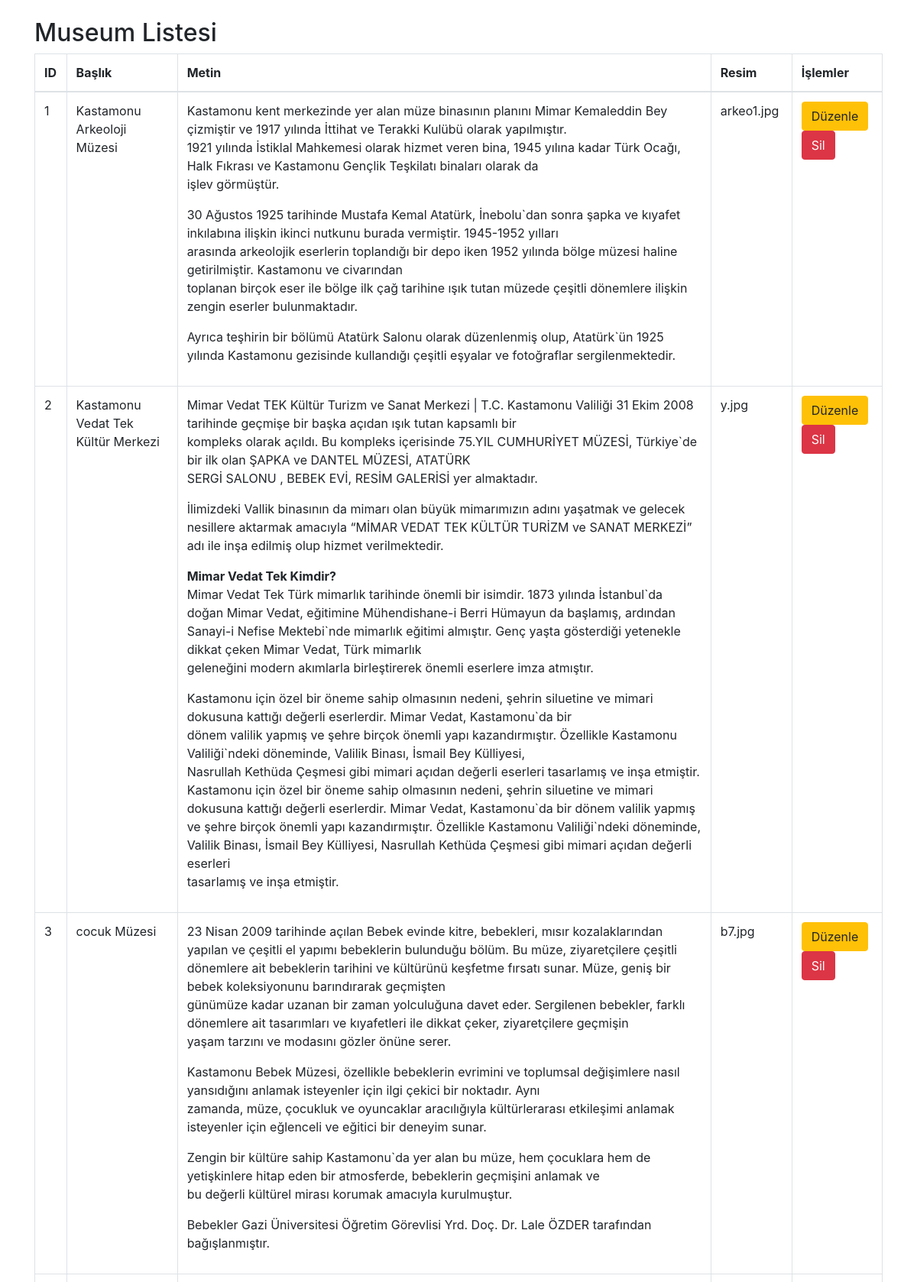
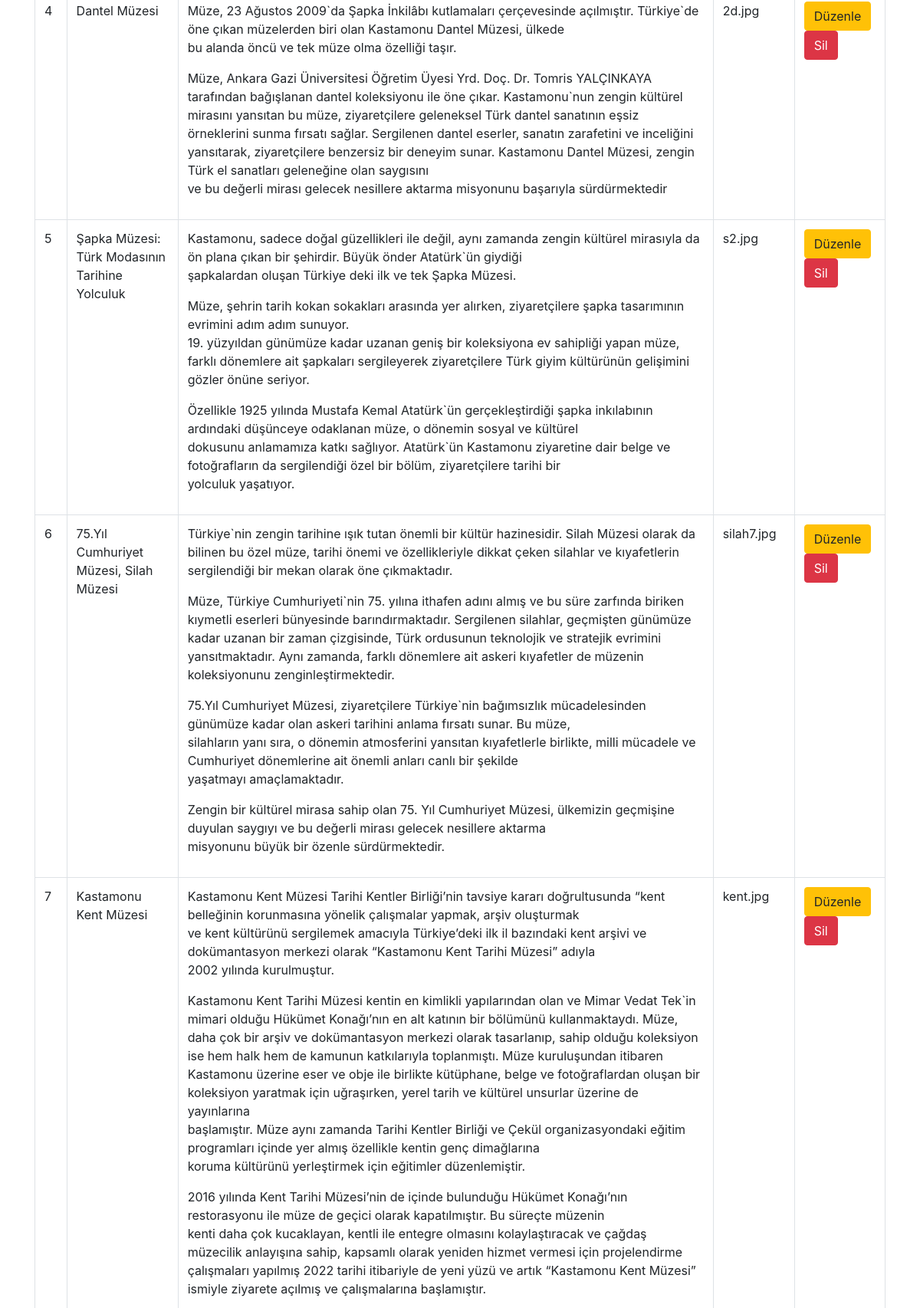
/kastamonuweb/yönetim/admin.php (upper part), run on the app's committed database (2 pictures, top to bottom).
### tables this page shows
CREATE TABLE `museums` (
  `id` int(11) NOT NULL,
  `baslik` varchar(1000) NOT NULL,
  `metin` text NOT NULL,
  `resim` varchar(1000) NOT NULL
);

### kastamonuweb/yönetim/admin.php (the view, shortened to what this page needs)
<?php
$servername = "localhost";
$username = "root";
$password = "";
$database = "museumdb";
$conn = new mysqli($servername, $username, $password, $database);
$sql = "SELECT id, baslik, metin, resim FROM museums";
$result = $conn->query($sql);
?>
<!DOCTYPE html>
<html lang="en">
<head>
    <link rel="stylesheet" href="https://stackpath.bootstrapcdn.com/bootstrap/4.3.1/css/bootstrap.min.css">
</head>
<body>
<div class="container mt-4">
    <h2>Museum Listesi</h2>
    <table class="table table-bordered">
        <thead>
        <tr>
            <th>ID</th>
            <th>Başlık</th>
            <th>Metin</th>
            <th>Resim</th>
            <th>İşlemler</th>
        </tr>
        </thead>
        <tbody>
        <?php
        if ($result->num_rows > 0) {
            while ($row = $result->fetch_assoc()) {
                echo "<tr>";
                echo "<td>" . $row["id"] . "</td>";
                echo "<td>" . $row["baslik"] . "</td>";
                echo "<td>" . $row["metin"] . "</td>";
                echo "<td>" . $row["resim"] . "</td>";
                echo "<td>
                    <a class='btn btn-warning' href='update.php?id=" . $row["id"] . "'>Düzenle</a>
                    <a class='btn btn-danger' href='delete.php?id=" . $row["id"] . "'>Sil</a>
                  </td>";
                echo "</tr>";
            }
        } else {
            echo "<tr><td colspan='5'>Kayıt bulunamadı.</td></tr>";
        }
        ?>
        </tbody>
    </table>
</div>

### data on the page
museums: id "1", baslik "Kastamonu Arkeoloji Müzesi", metin "Kastamonu kent merkezinde yer alan müze binasının planını Mimar Kemaleddin Bey çizmiştir ve 1917 yılında İttihat ve Terakki Kulübü olarak yapılmıştır. 1921 yılında İstiklal Mahkemesi olarak hizmet veren bina, 1945 yılına kadar Türk Ocağı, Halk Fıkrası ve Kastamonu Gençlik Teşkilatı binaları olarak da işlev görmüştür. 30 Ağustos 1925 tarihinde Mustafa Kemal Atatürk, İnebolu`dan sonra şapka ve kıyafet inkılabına ilişkin ikinci nutkunu burada vermiştir. 1945-1952 yılları arasında arkeolojik eserlerin toplandığı bir depo iken 1952 yılında bölge müzesi haline getirilmiştir. Kastamonu ve civarından toplanan birçok eser ile bölge ilk çağ tarihine ışık tutan müzede çeşitli dönemlere ilişkin zengin…", resim "arkeo1.jpg"
museums: id "2", baslik "Kastamonu Vedat Tek Kültür Merkezi", metin "Mimar Vedat TEK Kültür Turizm ve Sanat Merkezi | T.C. Kastamonu Valiliği 31 Ekim 2008 tarihinde geçmişe bir başka açıdan ışık tutan kapsamlı bir kompleks olarak açıldı. Bu kompleks içerisinde 75.YIL CUMHURİYET MÜZESİ, Türkiye`de bir ilk olan ŞAPKA ve DANTEL MÜZESİ, ATATÜRK SERGİ SALONU , BEBEK EVİ, RESİM GALERİSİ yer almaktadır. İlimizdeki Vallik binasının da mimarı olan büyük mimarımızın adını yaşatmak ve gelecek nesillere aktarmak amacıyla “MİMAR VEDAT TEK KÜLTÜR TURİZM ve SANAT MERKEZİ” adı ile inşa edilmiş olup hizmet verilmektedir. Mimar Vedat Tek Kimdir? Mimar Vedat Tek Türk mimarlık tarihinde önemli bir isimdir. 1873 yılında İstanbul`da doğan Mimar Vedat, eğitimine Mühendishane-i…", resim "y.jpg"
museums: id "3", baslik "cocuk Müzesi", metin "23 Nisan 2009 tarihinde açılan Bebek evinde kitre, bebekleri, mısır kozalaklarından yapılan ve çeşitli el yapımı bebeklerin bulunduğu bölüm. Bu müze, ziyaretçilere çeşitli dönemlere ait bebeklerin tarihini ve kültürünü keşfetme fırsatı sunar. Müze, geniş bir bebek koleksiyonunu barındırarak geçmişten günümüze kadar uzanan bir zaman yolculuğuna davet eder. Sergilenen bebekler, farklı dönemlere ait tasarımları ve kıyafetleri ile dikkat çeker, ziyaretçilere geçmişin yaşam tarzını ve modasını gözler önüne serer. Kastamonu Bebek Müzesi, özellikle bebeklerin evrimini ve toplumsal değişimlere nasıl yansıdığını anlamak isteyenler için ilgi çekici bir noktadır. Aynı zamanda, müze, çocukluk ve…", resim "b7.jpg"
museums: id "4", baslik "Dantel Müzesi", metin "Müze, 23 Ağustos 2009`da Şapka İnkilâbı kutlamaları çerçevesinde açılmıştır. Türkiye`de öne çıkan müzelerden biri olan Kastamonu Dantel Müzesi, ülkede bu alanda öncü ve tek müze olma özelliği taşır. Müze, Ankara Gazi Üniversitesi Öğretim Üyesi Yrd. Doç. Dr. Tomris YALÇINKAYA tarafından bağışlanan dantel koleksiyonu ile öne çıkar. Kastamonu`nun zengin kültürel mirasını yansıtan bu müze, ziyaretçilere geleneksel Türk dantel sanatının eşsiz örneklerini sunma fırsatı sağlar. Sergilenen dantel eserler, sanatın zarafetini ve inceliğini yansıtarak, ziyaretçilere benzersiz bir deneyim sunar. Kastamonu Dantel Müzesi, zengin Türk el sanatları geleneğine olan saygısını ve bu değerli mirası gelecek…", resim "2d.jpg"
museums: id "5", baslik "Şapka Müzesi: Türk Modasının Tarihine Yolculuk", metin "Kastamonu, sadece doğal güzellikleri ile değil, aynı zamanda zengin kültürel mirasıyla da ön plana çıkan bir şehirdir. Büyük önder Atatürk`ün giydiği şapkalardan oluşan Türkiye deki ilk ve tek Şapka Müzesi. Müze, şehrin tarih kokan sokakları arasında yer alırken, ziyaretçilere şapka tasarımının evrimini adım adım sunuyor. 19. yüzyıldan günümüze kadar uzanan geniş bir koleksiyona ev sahipliği yapan müze, farklı dönemlere ait şapkaları sergileyerek ziyaretçilere Türk giyim kültürünün gelişimini gözler önüne seriyor. Özellikle 1925 yılında Mustafa Kemal Atatürk`ün gerçekleştirdiği şapka inkılabının ardındaki düşünceye odaklanan müze, o dönemin sosyal ve kültürel dokusunu anlamamıza katkı…", resim "s2.jpg"
museums: id "6", baslik "75.Yıl Cumhuriyet Müzesi, Silah Müzesi", metin "Türkiye`nin zengin tarihine ışık tutan önemli bir kültür hazinesidir. Silah Müzesi olarak da bilinen bu özel müze, tarihi önemi ve özellikleriyle dikkat çeken silahlar ve kıyafetlerin sergilendiği bir mekan olarak öne çıkmaktadır. Müze, Türkiye Cumhuriyeti`nin 75. yılına ithafen adını almış ve bu süre zarfında biriken kıymetli eserleri bünyesinde barındırmaktadır. Sergilenen silahlar, geçmişten günümüze kadar uzanan bir zaman çizgisinde, Türk ordusunun teknolojik ve stratejik evrimini yansıtmaktadır. Aynı zamanda, farklı dönemlere ait askeri kıyafetler de müzenin koleksiyonunu zenginleştirmektedir. 75.Yıl Cumhuriyet Müzesi, ziyaretçilere Türkiye`nin bağımsızlık mücadelesinden günümüze kadar…", resim "silah7.jpg"
museums: id "7", baslik "Kastamonu Kent Müzesi", metin "Kastamonu Kent Müzesi Tarihi Kentler Birliği’nin tavsiye kararı doğrultusunda “kent belleğinin korunmasına yönelik çalışmalar yapmak, arşiv oluşturmak ve kent kültürünü sergilemek amacıyla Türkiye’deki ilk il bazındaki kent arşivi ve dokümantasyon merkezi olarak “Kastamonu Kent Tarihi Müzesi” adıyla 2002 yılında kurulmuştur. Kastamonu Kent Tarihi Müzesi kentin en kimlikli yapılarından olan ve Mimar Vedat Tek`in mimari olduğu Hükümet Konağı’nın en alt katının bir bölümünü kullanmaktaydı. Müze, daha çok bir arşiv ve dokümantasyon merkezi olarak tasarlanıp, sahip olduğu koleksiyon ise hem halk hem de kamunun katkılarıyla toplanmıştı. Müze kuruluşundan itibaren Kastamonu üzerine eser ve obje…", resim "kent.jpg"
